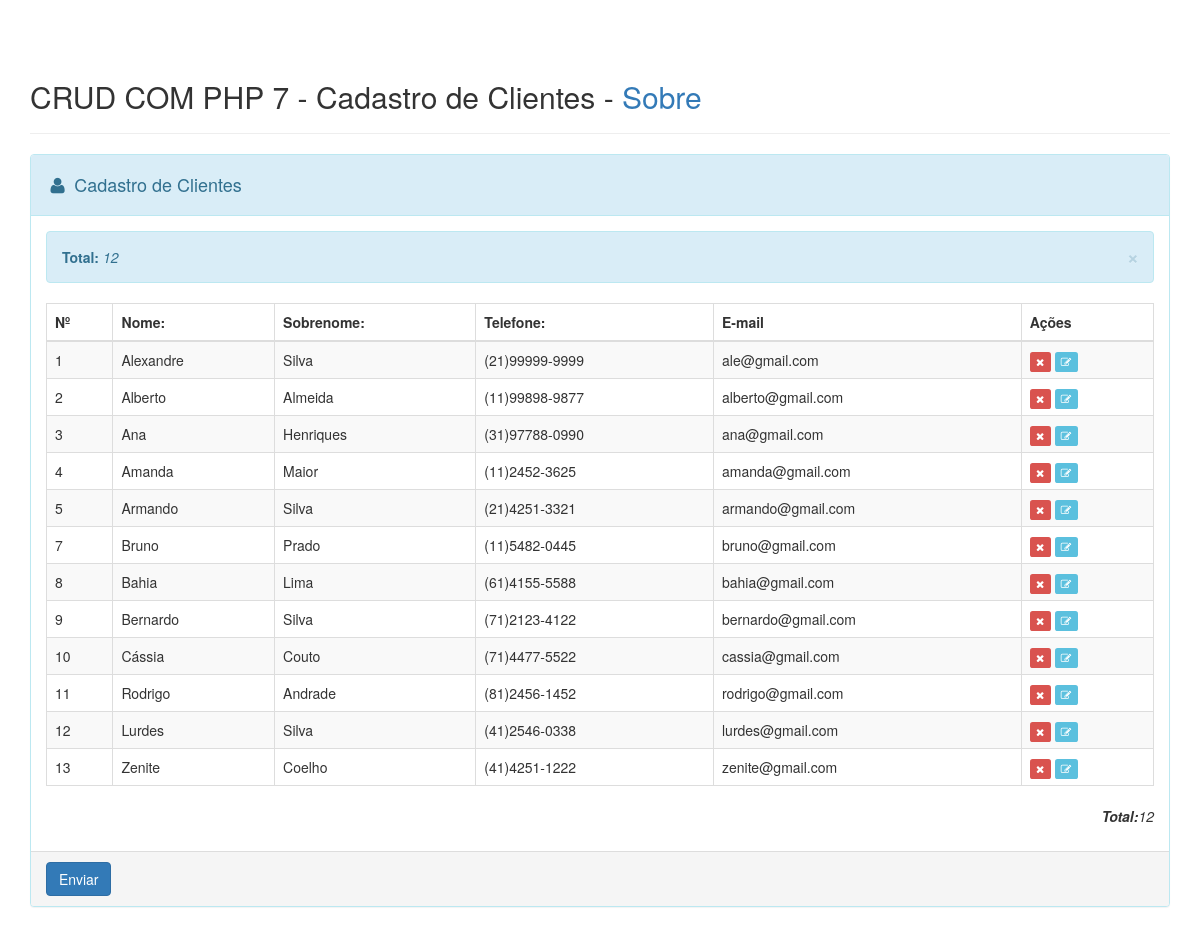
The page / on the database its author committed.
### tables this page shows
CREATE TABLE `cadastroclientes` (
  `id` int(11) NOT NULL auto_increment,
  `nome` varchar(50) default NULL,
  `sobrenome` varchar(50) default NULL,
  `telefone` varchar(200) default NULL,
  `email` varchar(200) default NULL,
  PRIMARY KEY  (`id`)
);

### index.php (the view, shortened to what this page needs)
<?php require_once 'code/conexao.php'; ?>
<!DOCTYPE html>
<html lang="pt-br">
<head>
    <link href="boostrap/css/bootstrap.min.css" rel="stylesheet">
    <link rel="stylesheet" type="text/css" href="boostrap/font-awesome/css/font-awesome.min.css">
</head>
<body>
    <br/>
    <br/>
    <br/>
    <div class="container">
        <div class="row">
            <div class="col-lg-12">
                <h2>CRUD COM PHP 7 - Cadastro de Clientes - <a href=""  data-toggle="modal" data-target="#sobre">Sobre</a></h2>
                <hr>
                <div class="panel panel-info">
                    <div class="panel-heading">
                        <h4><i class="fa fa-fw fa-user"></i> Cadastro de Clientes</h4>
                    </div>
                    <div class="panel-body">
                        <div class="alert alert-info alert-dismissible">
                            <button class="close" data-dismiss="alert">&times;</button>
                            <b>Total:</b> <i>
                            <?php
                                $select1 =  "SELECT * FROM `cadastroclientes`";
                                $select2 = mysqli_query($conn,$select1);
                                $total = mysqli_num_rows($select2);
                                echo $total;
                            ?></i>
                        </div>
                        <div class="table-responsive">
                            <table class="table table-striped table-bordered table-hover">
                                <thead>
                                    <tr>
                                        <th>Nº</th>
                                        <th>Nome:</th>
                                        <th>Sobrenome:</th>
                                        <th>Telefone:</th>
                                        <th>E-mail</th>
                                        <th>Ações</th>
                                    </tr>
                                </thead>
                                <tbody>
                                        <?php
                                            while ($row = mysqli_fetch_assoc($select2)):
                                         ?>
                                        <tr>
                                            <td><?php echo $row['id'];?></td>
                                            <td><?php echo $row['nome'];?></td>
                                            <td><?php echo $row['sobrenome'];?></td>
                                            <td><?php echo $row['telefone'];?></td>
                                            <td><?php echo $row['email'];?></td>
                                            <td>
                                                <a href="code/apagar.php?id=<?php echo $row['id']; ?>"><label class="label label-danger" data-toggle="tooltip"  data-placement="bottom" title="Apagar"><i class="fa fa-close"></i></label></a>
                                                <a href="formulario.php?id=<?php echo $row['id']; ?>"><label class="label label-info" data-toggle="tooltip"  data-placement="bottom" title="Editar"><i class="fa fa-edit"></i></label></a>
                                            </td>
                                        </tr>
                                        <?php endwhile;?>
                                </tbody>
                            </table>
                        </div>
                        <p class="text-right"><i><b>Total:</b><?php echo $total; ?></i></p>
                    </div>
                    <div class="panel-footer">
                        <a href="" data-toggle="modal" data-target="#myModal" class="btn btn-primary">Enviar</a>
                    </div>
                </div>
            </div>
        </div>
    </div>
</body>
</html>

### rows shown on the page
cadastroclientes: id "1", nome "Alexandre", sobrenome "Silva", telefone "(21)99999-9999", email "ale@gmail.com"
cadastroclientes: id "2", nome "Alberto", sobrenome "Almeida", telefone "(11)99898-9877", email "alberto@gmail.com"
cadastroclientes: id "3", nome "Ana", sobrenome "Henriques", telefone "(31)97788-0990", email "ana@gmail.com"
cadastroclientes: id "4", nome "Amanda", sobrenome "Maior", telefone "(11)2452-3625", email "amanda@gmail.com"
cadastroclientes: id "5", nome "Armando", sobrenome "Silva", telefone "(21)4251-3321", email "armando@gmail.com"
cadastroclientes: id "7", nome "Bruno", sobrenome "Prado", telefone "(11)5482-0445", email "bruno@gmail.com"
cadastroclientes: id "8", nome "Bahia", sobrenome "Lima", telefone "(61)4155-5588", email "bahia@gmail.com"
cadastroclientes: id "9", nome "Bernardo", sobrenome "Silva", telefone "(71)2123-4122", email "bernardo@gmail.com"
cadastroclientes: id "10", nome "Cássia", sobrenome "Couto", telefone "(71)4477-5522", email "cassia@gmail.com"
cadastroclientes: id "11", nome "Rodrigo", sobrenome "Andrade", telefone "(81)2456-1452", email "rodrigo@gmail.com"
cadastroclientes: id "12", nome "Lurdes", sobrenome "Silva", telefone "(41)2546-0338", email "lurdes@gmail.com"
cadastroclientes: id "13", nome "Zenite", sobrenome "Coelho", telefone "(41)4251-1222", email "zenite@gmail.com"

### other values the page prints
$total "12"
